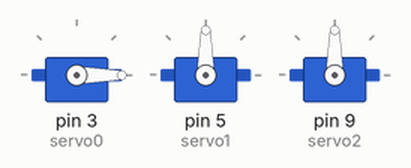
Bench run of a sketch on a simulated Arduino Uno, built with avr-gcc and run on an emulated ATmega328P. Shown: 3 × servo.

Above: at 0.05 s.
Timing chart, 0 to 3.0 s (numbered marks = the images above):
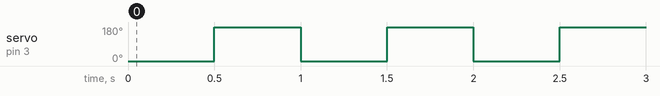

The sketch:

3servos.ino
```cpp
#include <Servo.h>
#define pin 5

Servo servo0;
Servo servo1;
Servo servo2;

void setup()
{
  servo0.attach(3);
  servo1.attach(5);
  servo2.attach(9);
}

void loop()
{
  servo0.write(0);
  delay(500);

  servo0.write(180);
  delay(500);
}
```

Measured:
- by itself, servo on pin 3 (servo0): alternates 180° for 0.50 s and 0° for 0.50 s
